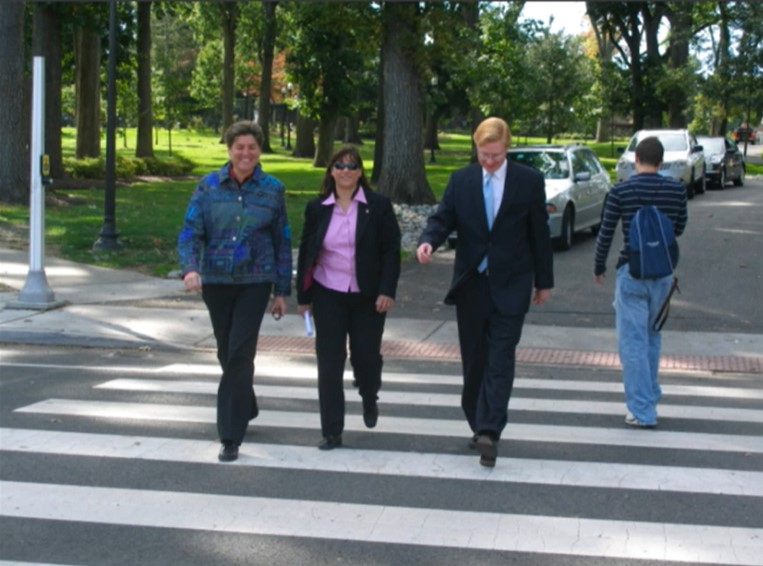
#> input picture OpenCV401/ImageFile/pedestrian.jpg, 763 x 566 px, found by its file name
$ python Hog.py
#> lines starting #> are read from the running program, lines starting #| are printed output that depends on the picture; after the words box and inside, x2 and y2 are one past the last pixel; in counts of white or black regions, pixels touching at a corner belong together
# HOG (Histogram of Oriented Gradients) Pedestrian Detection

import cv2 as cv
import numpy as np

src = cv.imread("OpenCV401/ImageFile/pedestrian.jpg")
#> src is the input picture: shape (566, 763, 3); mean B, G, R 103.9, 107.2, 98.2

hog = cv.HOGDescriptor()

hog.setSVMDetector(cv.HOGDescriptor_getDefaultPeopleDetector())

rects, weights = hog.detectMultiScale(src,
                                      winStride=(4, 4),
                                      padding=(8, 8),
                                      scale=1.25)
#> rects = [[556, 121, 171, 343], [249, 105, 195, 391], [127, 75, 220, 440], [381, 67, 224, 448]]; weights = [2.2, 3.12, 1.55, 1.34]

for (x, y, w, h) in rects:
    cv.rectangle(src, (x, y), (x+w, y+h), (0, 255, 0), 2)
#> this loop made 4 passes
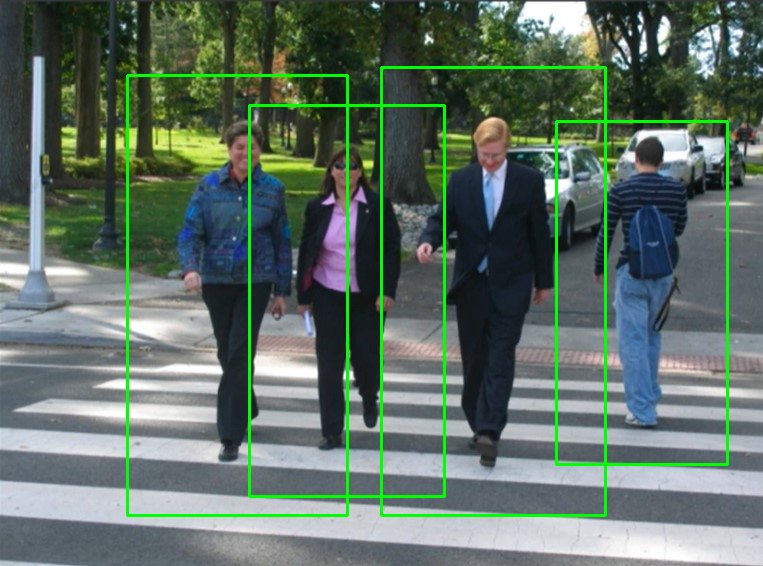
#> src: shape (566, 763, 3); 3.36% of pixels changed, all inside (x1, y1, x2, y2) = (126, 66, 729, 517)

cv.imshow('src', src)
cv.waitKey(0)
